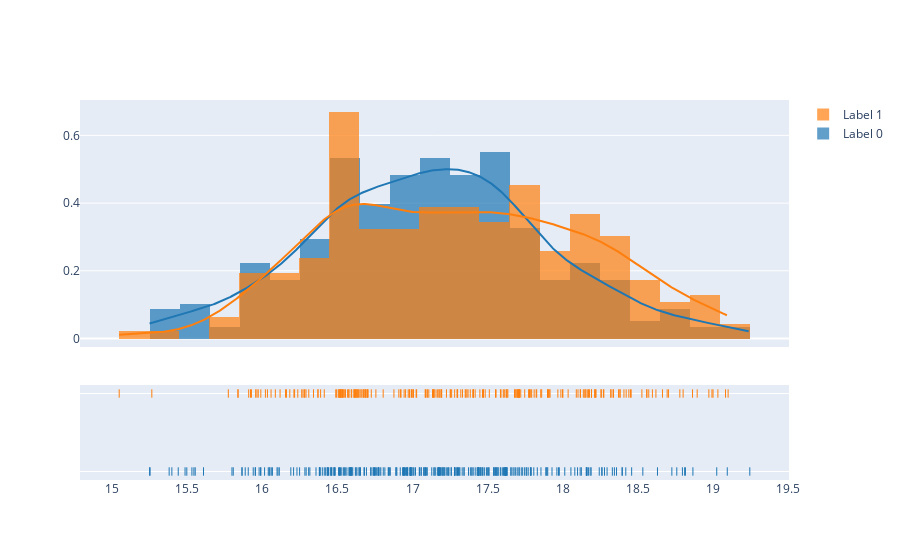

Write notebook code for a chart like this one.
### Markdown cell above
*Grafik 1 - Grafik Credit Amount terhadap Risk Score 0 dan 1*

### Code cell
import plotly.offline as py 
import plotly.figure_factory as ff

plt.figure(figsize = (12,14))

# Add histogram data
x1 = np.log(data_cluster_0['Credit amount']) 
x2 = np.log(data_cluster_1["Credit amount"])

# Group data together
hist_data = [x1, x2]

group_labels = ['Label 0', 'Label 1']

# Create distplot with custom bin_size
fig = ff.create_distplot(hist_data, group_labels, bin_size=.2)

# Plot!
py.iplot(fig, filename='Distplot with Multiple Datasets')

### Figure 1 — Plotly figure (JSON) as saved in the notebook; plotly's stock layout.template omitted (floating-point values rounded to 4 significant figures; data arrays with more than 128 entries replaced by an {"elided": "..."} marker saying what was removed)
{"data": [{"autobinx": false, "histnorm": "probability density", "legendgroup": "Label 0", "marker": {"color": "rgb(31, 119, 180)"}, "name": "Label 0", "opacity": 0.7, "type": "histogram", "x": {"elided": "290 float values"}, "xaxis": "x", "xbins": {"end": 19.25, "size": 0.2, "start": 15.25}, "yaxis": "y"}, {"autobinx": false, "histnorm": "probability density", "legendgroup": "Label 1", "marker": {"color": "rgb(255, 127, 14)"}, "name": "Label 1", "opacity": 0.7, "type": "histogram", "x": {"elided": "232 float values"}, "xaxis": "x", "xbins": {"end": 19.1, "size": 0.2, "start": 15.05}, "yaxis": "y"}, {"legendgroup": "Label 0", "marker": {"color": "rgb(31, 119, 180)"}, "mode": "lines", "name": "Label 0", "showlegend": false, "type": "scatter", "x": {"elided": "500 float values"}, "xaxis": "x", "y": {"elided": "500 float values"}, "yaxis": "y"}, {"legendgroup": "Label 1", "marker": {"color": "rgb(255, 127, 14)"}, "mode": "lines", "name": "Label 1", "showlegend": false, "type": "scatter", "x": {"elided": "500 float values"}, "xaxis": "x", "y": {"elided": "500 float values"}, "yaxis": "y"}, {"legendgroup": "Label 0", "marker": {"color": "rgb(31, 119, 180)", "symbol": "line-ns-open"}, "mode": "markers", "name": "Label 0", "showlegend": false, "type": "scatter", "x": {"elided": "290 float values"}, "xaxis": "x", "y": {"elided": "290 str values"}, "yaxis": "y2"}, {"legendgroup": "Label 1", "marker": {"color": "rgb(255, 127, 14)", "symbol": "line-ns-open"}, "mode": "markers", "name": "Label 1", "showlegend": false, "type": "scatter", "x": {"elided": "232 float values"}, "xaxis": "x", "y": {"elided": "232 str values"}, "yaxis": "y2"}], "layout": {"barmode": "overlay", "hovermode": "closest", "legend": {"traceorder": "reversed"}, "xaxis": {"anchor": "y2", "domain": [0, 1], "zeroline": false}, "yaxis": {"anchor": "free", "domain": [0.35, 1], "position": 0}, "yaxis2": {"anchor": "x", "domain": [0, 0.25], "dtick": 1, "showticklabels": false}}}
